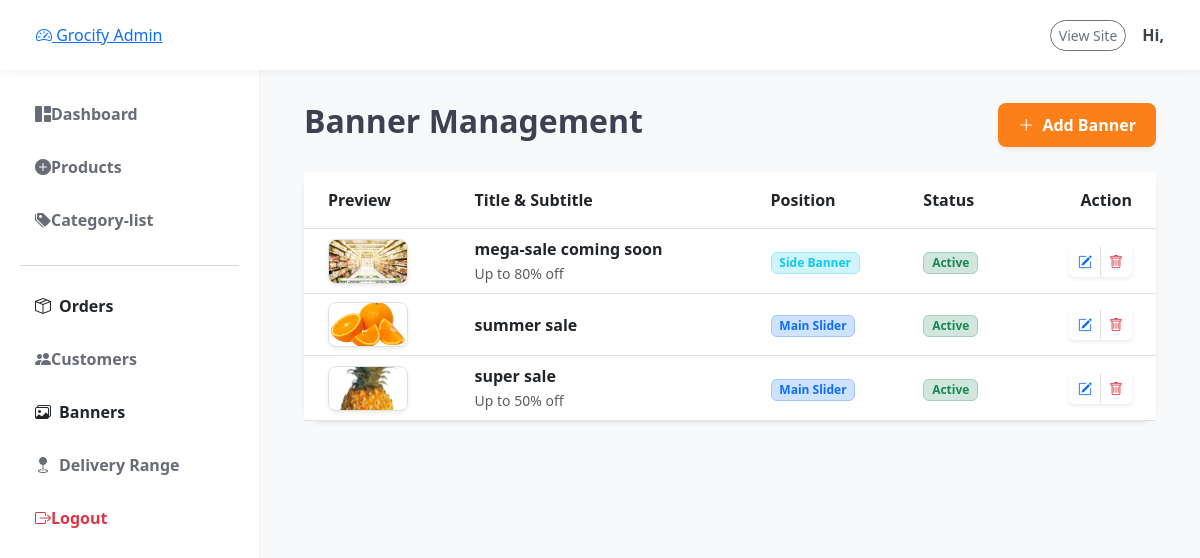
Page /dash/banners/ on the committed database.
### store/models.py (models this page shows, shortened)
class Banner(models.Model):
    POSITIONS = (('Main', 'Main Big Banner'), ('Side', 'Side Small Banner'))
    title = models.CharField(max_length=100)
    subtitle = models.CharField(max_length=200, blank=True)
    image = models.ImageField(upload_to='banners/')
    badge_text = models.CharField(max_length=50, blank=True, help_text="e.g., 'Free Delivery'")
    link = models.CharField(max_length=200, default="#", help_text="Button Link")
    position = models.CharField(max_length=10, choices=POSITIONS)
    is_active = models.BooleanField(default=True)
    created_at = models.DateTimeField(auto_now_add=True)

### admindash/views.py (the view)
# urls.py: path('banners/', views.banner_list, name='banner_list'),
def banner_list(request):
    banners = Banner.objects.all().order_by('-created_at')
    return render(request, 'admindash/banner_list.html', {'banners': banners})

### admindash/templates/admindash/banner_list.html (shortened to what this page needs)
{% extends 'admindash/base.html' %}
{% block admin_content %}
<div class="container-fluid">
    <div class="d-flex justify-content-between align-items-center mb-4">
        <h2 class="fw-bold">Banner Management</h2>
        <button type="button" class="btn btn-orange shadow-sm" data-bs-toggle="modal" data-bs-target="#addBannerModal">
            <i class="bi bi-plus-lg me-1"></i> Add Banner
        </button>
    </div>
    <div class="card border-0 shadow-sm rounded-4">
        <div class="card-body p-0">
            <div class="table-responsive">
                <table class="table table-hover align-middle mb-0">
                    <thead class="bg-light">
                        <tr>
                            <th class="ps-4 py-3">Preview</th>
                            <th class="py-3">Title & Subtitle</th>
                            <th class="py-3">Position</th>
                            <th class="py-3">Status</th>
                            <th class="py-3 text-end pe-4">Action</th>
                        </tr>
                    </thead>
                    <tbody>
                        {% for banner in banners %}
                        <tr>
                            <td class="ps-4">
                                {% if banner.image %}
                                    <img src="{{ banner.image.url }}" class="rounded-3 border shadow-sm" style="width: 80px; height: 45px; object-fit: cover;">
                                {% else %}
                                    <div class="bg-light rounded-3 d-flex align-items-center justify-content-center border" style="width: 80px; height: 45px;">
                                        <i class="bi bi-image text-muted"></i>
                                    </div>
                                {% endif %}
                            </td>
                            <td>
                                <div class="fw-bold text-dark">{{ banner.title }}</div>
                                <small class="text-muted">{{ banner.subtitle|truncatechars:30 }}</small>
                            </td>
                            <td>
                                {% if banner.position == 'Main' %}
                                    <span class="badge bg-primary-subtle text-primary border border-primary-subtle">Main Slider</span>
                                {% else %}
                                    <span class="badge bg-info-subtle text-info border border-info-subtle">Side Banner</span>
                                {% endif %}
                            </td>
                            <td>
                                {% if banner.is_active %}
                                    <span class="badge bg-success-subtle text-success border border-success-subtle">Active</span>
                                {% else %}
                                    <span class="badge bg-secondary-subtle text-secondary border border-secondary-subtle">Inactive</span>
                                {% endif %}
                            </td>
                            <td class="text-end pe-4">
                                <div class="btn-group shadow-sm rounded">
                                    <button type="button" class="btn btn-white btn-sm border-end text-primary" data-bs-toggle="modal" data-bs-target="#editBannerModal{{ banner.id }}">
                                        <i class="bi bi-pencil-square"></i>
                                    </button>
                                    <button type="button" class="btn btn-white btn-sm text-danger" data-bs-toggle="modal" data-bs-target="#deleteBannerModal{{ banner.id }}">
                                        <i class="bi bi-trash"></i>
                                    </button>
                                </div>
                            </td>
                        </tr>
                        {% empty %}
                        <tr><td colspan="5" class="text-center py-5 text-muted">No banners found.</td></tr>
                        {% endfor %}
                    </tbody>
                </table>
            </div>
        </div>
    </div>
</div>
{% endblock %}

### admindash/templates/admindash/base.html (style rules this page uses)
:root { --grocify-orange: #fc8019; --sidebar-bg: #ffffff; --main-bg: #f8f9fa; --text-dark: #3d4152; }
body { background-color: var(--main-bg); font-family: "Segoe UI", sans-serif; color: var(--text-dark); margin: 0; }
.btn-orange { background-color: var(--grocify-orange); color: white; border: none; font-weight: 700; padding: 10px 20px; border-radius: 8px; }
.table img { object-fit: cover; border: 1px solid #eee; }

### admindash/templates/admindash/banner_list.html (style rules this page uses)
.btn-orange { background-color: #fc8019; color: white; border: none; }

### rows in the picture
Banner: image (picture), title "mega-sale coming soon", subtitle "Up to 80% off", position "Side Banner", is_active "Active"
Banner: image (picture), title "summer sale", position "Main Slider", is_active "Active"
Banner: image (picture), title "super sale", subtitle "Up to 50% off", position "Main Slider", is_active "Active"
